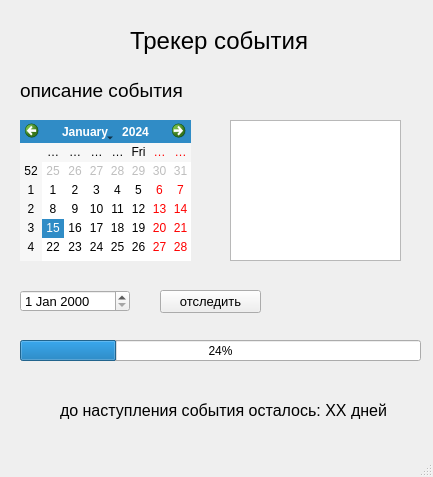
<?xml version="1.0" encoding="UTF-8"?>
<ui version="4.0">
 <class>MainWindow</class>
 <widget class="QMainWindow" name="MainWindow">
  <property name="geometry">
   <rect>
    <x>0</x>
    <y>0</y>
    <width>433</width>
    <height>477</height>
   </rect>
  </property>
  <property name="windowTitle">
   <string>тест приложения</string>
  </property>
  <widget class="QWidget" name="centralwidget">
   <widget class="QLabel" name="label">
    <property name="geometry">
     <rect>
      <x>130</x>
      <y>20</y>
      <width>191</width>
      <height>41</height>
     </rect>
    </property>
    <property name="font">
     <font>
      <pointsize>18</pointsize>
     </font>
    </property>
    <property name="text">
     <string>Трекер события</string>
    </property>
   </widget>
   <widget class="QCalendarWidget" name="calendarWidget">
    <property name="geometry">
     <rect>
      <x>20</x>
      <y>120</y>
      <width>171</width>
      <height>141</height>
     </rect>
    </property>
   </widget>
   <widget class="QProgressBar" name="progressBar">
    <property name="geometry">
     <rect>
      <x>20</x>
      <y>340</y>
      <width>401</width>
      <height>21</height>
     </rect>
    </property>
    <property name="value">
     <number>24</number>
    </property>
   </widget>
   <widget class="QPlainTextEdit" name="plainTextEdit">
    <property name="geometry">
     <rect>
      <x>230</x>
      <y>120</y>
      <width>171</width>
      <height>141</height>
     </rect>
    </property>
   </widget>
   <widget class="QLabel" name="label_2">
    <property name="geometry">
     <rect>
      <x>20</x>
      <y>80</y>
      <width>181</width>
      <height>20</height>
     </rect>
    </property>
    <property name="font">
     <font>
      <pointsize>14</pointsize>
     </font>
    </property>
    <property name="text">
     <string>описание события</string>
    </property>
   </widget>
   <widget class="QPushButton" name="pushButton">
    <property name="geometry">
     <rect>
      <x>160</x>
      <y>290</y>
      <width>101</width>
      <height>23</height>
     </rect>
    </property>
    <property name="font">
     <font>
      <pointsize>10</pointsize>
     </font>
    </property>
    <property name="text">
     <string>отследить</string>
    </property>
   </widget>
   <widget class="QDateEdit" name="dateEdit">
    <property name="geometry">
     <rect>
      <x>20</x>
      <y>290</y>
      <width>110</width>
      <height>22</height>
     </rect>
    </property>
    <property name="font">
     <font>
      <pointsize>10</pointsize>
     </font>
    </property>
   </widget>
   <widget class="QLabel" name="label_3">
    <property name="geometry">
     <rect>
      <x>60</x>
      <y>390</y>
      <width>341</width>
      <height>41</height>
     </rect>
    </property>
    <property name="font">
     <font>
      <pointsize>12</pointsize>
     </font>
    </property>
    <property name="text">
     <string>до наступления события осталось: ХХ дней</string>
    </property>
   </widget>
  </widget>
  <widget class="QMenuBar" name="menubar">
   <property name="geometry">
    <rect>
     <x>0</x>
     <y>0</y>
     <width>433</width>
     <height>21</height>
    </rect>
   </property>
  </widget>
  <widget class="QStatusBar" name="statusbar"/>
 </widget>
 <resources/>
 <connections/>
</ui>
